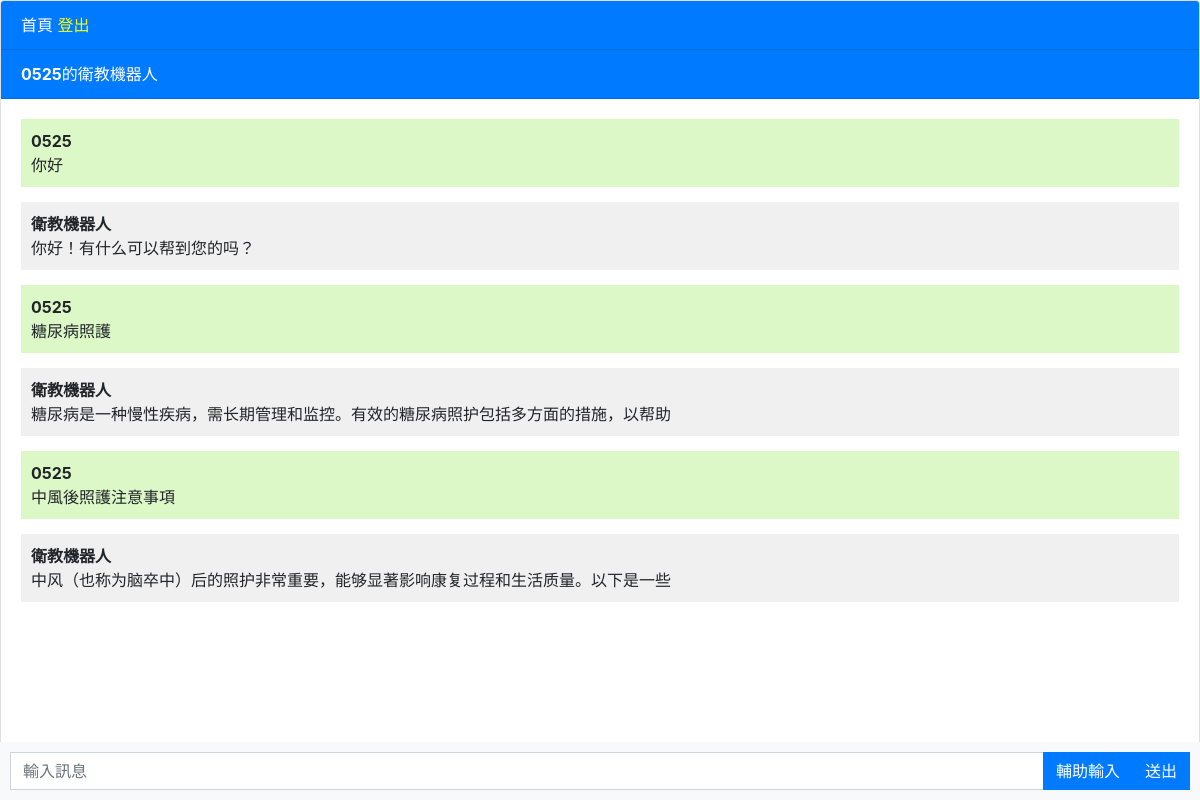
/chatbot (signed in), run on an earlier commit of the app's database.
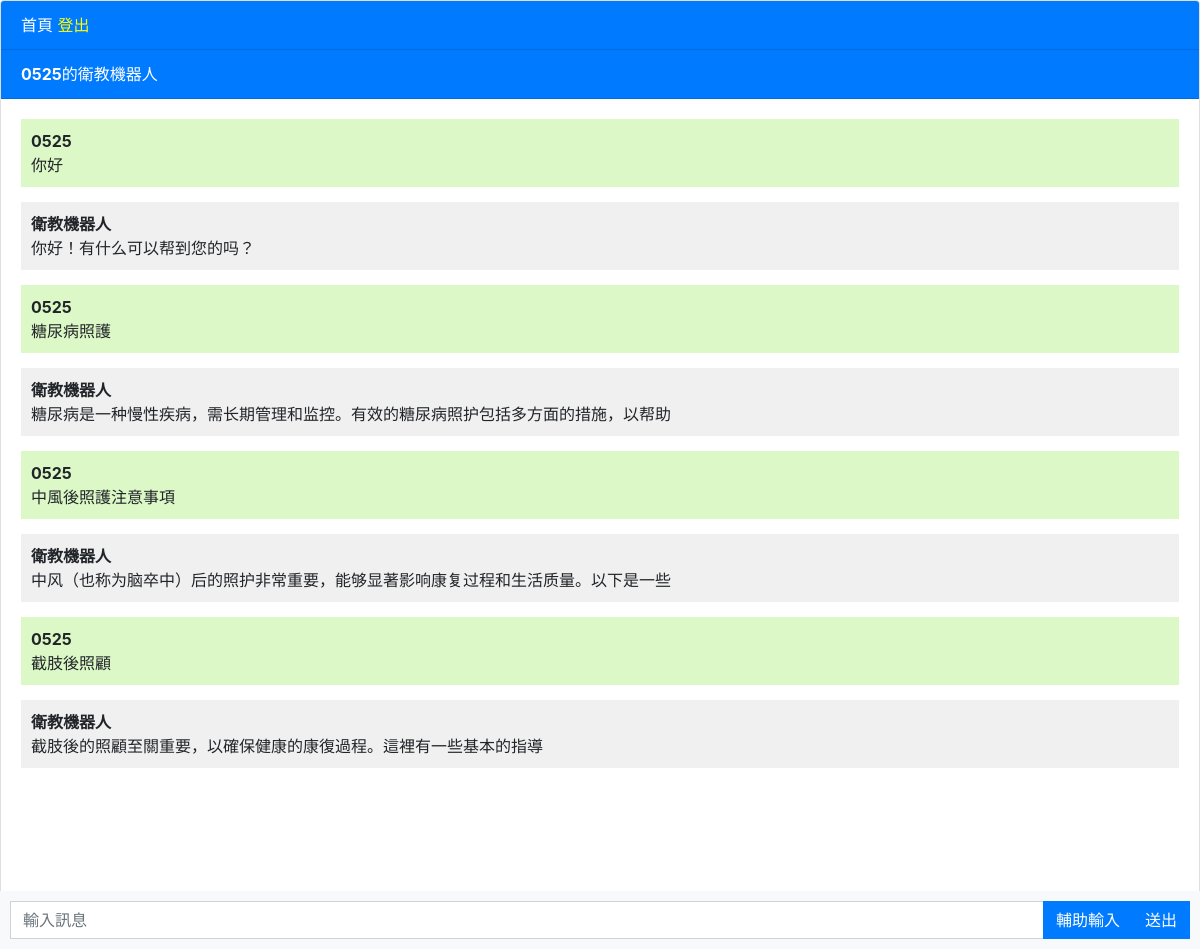
And on a later commit of the database.
### chatbot/models.py (models this page shows, shortened)
class Chat(models.Model):
    user = models.ForeignKey(User, on_delete=models.CASCADE)
    message = models.TextField()
    response = models.TextField()
    created_at = models.DateTimeField(auto_now_add=True)

### chatbot/views.py (the view)
# urls.py: path("chatbot", views.chatbot ,name='chatbot'),
def chatbot(request):
    chats = Chat.objects.filter(user=request.user)
    if request.method == 'POST':
        message = request.POST.get('message')
        response = ask_openai(message)
        chat = Chat(user=request.user, message=message, response=response, created_at=timezone.now())
        chat.save()
        return JsonResponse({'message': message, 'response': response})
    return render(request, 'chatbot.html', {'chats': chats})

### templates/chatbot.html (shortened to what this page needs)
{% extends 'base.html' %}
{% block content %}
<div class="chat-container">
  <div class="card flex-grow-1">
    {% if user.is_authenticated %}
    <div class="card-header bg-primary text-white"><a style="color:white" href="index">首頁   </a><a style="color: yellow;" href="logout">登出</a></div>
    <div class="card-header bg-primary text-white"><b>{{user.username}}</b>的衛教機器人   </div>
    {% else %}
    <div class="card-header bg-primary text-white"><a style="color: yellow" href="login">Login</a>   <a style="color: yellow;" href="register">Register</a></div>
    {% endif %}
    <div class="card-body messages-box">
      <ul class="list-unstyled messages-list">
        {% for chat in chats %}
          {% if chat.user == request.user %}
            <li class="message sent">
          <div class="message-text">
            <div class="message-sender">
              <b>{{user.username}}</b>
            </div>
            <div class="message-content">
              {{chat.message}}
            </div>
          </div>
        </li>
        <li class="message received">
          <div class="message-text">
            <div class="message-sender">
              <b>衛教機器人</b>
            </div>
            <div class="message-content">
              {{chat.response}}
            </div>
          </div>
        </li>
          {% endif %}
        {% endfor %}
      </ul>
    </div>
    <br><br>
    <br><br>
    <br><br>
  </div>
  <form class="message-form">
    <div class="input-group">
      <input type="text" class="form-control message-input" placeholder="輸入訊息">
      <div class="input-group-append">
        <button type="submit" class="btn btn-primary btn-send">輔助輸入</button>
        <button type="submit" class="btn btn-primary btn-send">送出</button>
      </div>
    </div>
  </form>
</div>
{% endblock %}

### templates/base.html (shortened to what this page needs)
<!DOCTYPE html>
<html lang="en">
  <head>
    <link rel="stylesheet" href="https://stackpath.bootstrapcdn.com/bootstrap/4.3.1/css/bootstrap.min.css">
  </head>
  <body>
    {% block content %}{% endblock %}
  </body>
</html>

### templates/chatbot.html (style rules this page uses)
body, html { height: 100%; }
.messages-box { flex: 1; overflow-y: auto; }
.messages-list { padding-left: 0; }
.message { margin-bottom: 15px; list-style: none; }
.message-text { padding: 10px; border-radius: 5px; }
.sent { background-color: #dcf8c6; align-self: flex-end; }
.received { background-color: #f1f0f0; align-self: flex-start; }
.message-form { display: flex; position: fixed; bottom: 0; left: 0; right: 0; padding: 10px; background-color: #f8f9fa; }
.message-input { flex: 1; border-radius: 0; border-right: none; }
.btn-send { border-radius: 0; }
.chat-container { height: 100%; display: flex; flex-direction: column; }

What changed in the data, as far as the page shows it:
added Chat: {{ user.username }} "0525", message "截肢後照顧", response "截肢後的照顧至關重要，以確保健康的康復過程。這裡有一些基本的指導"
